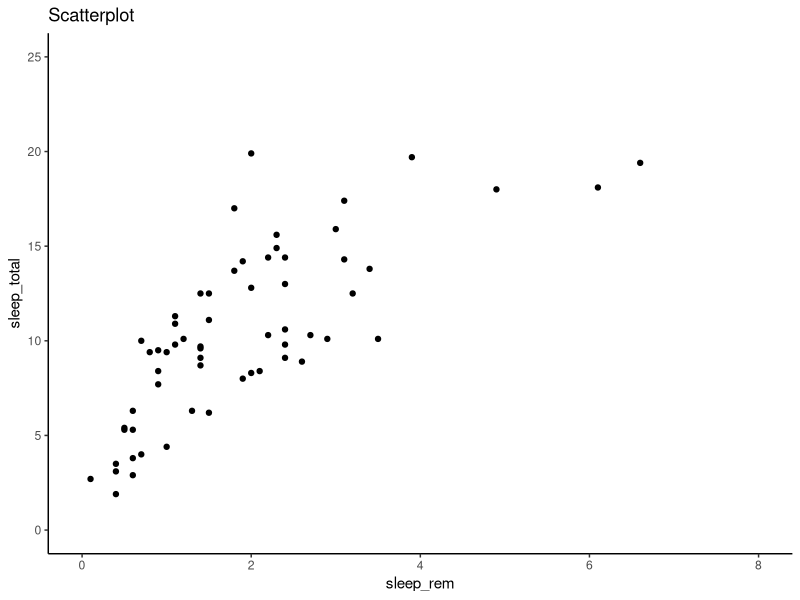
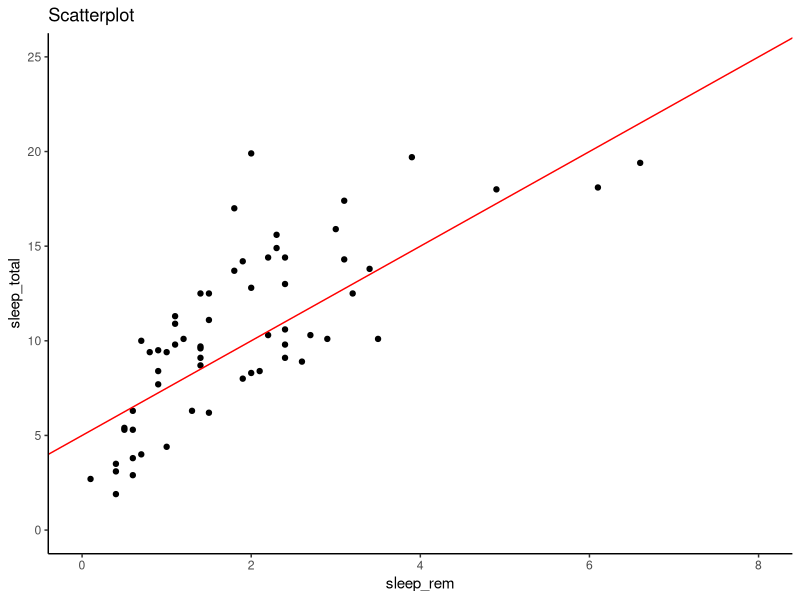
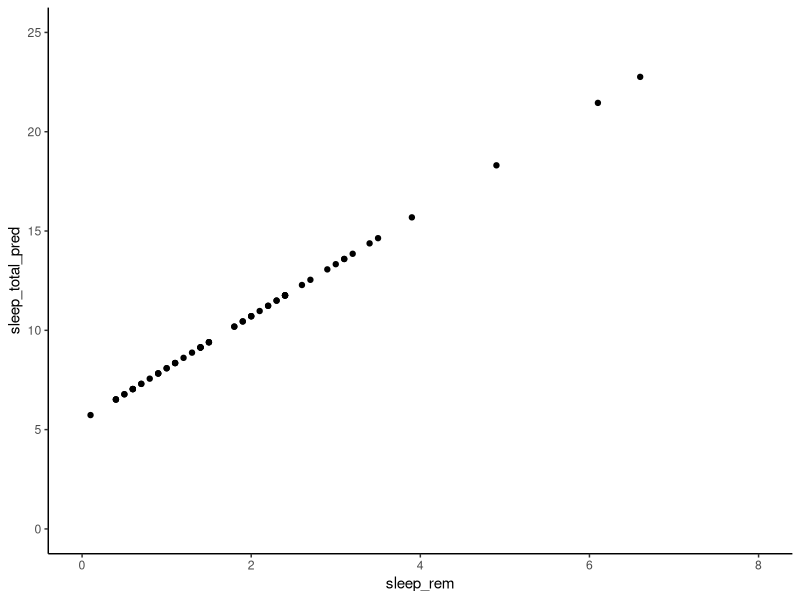
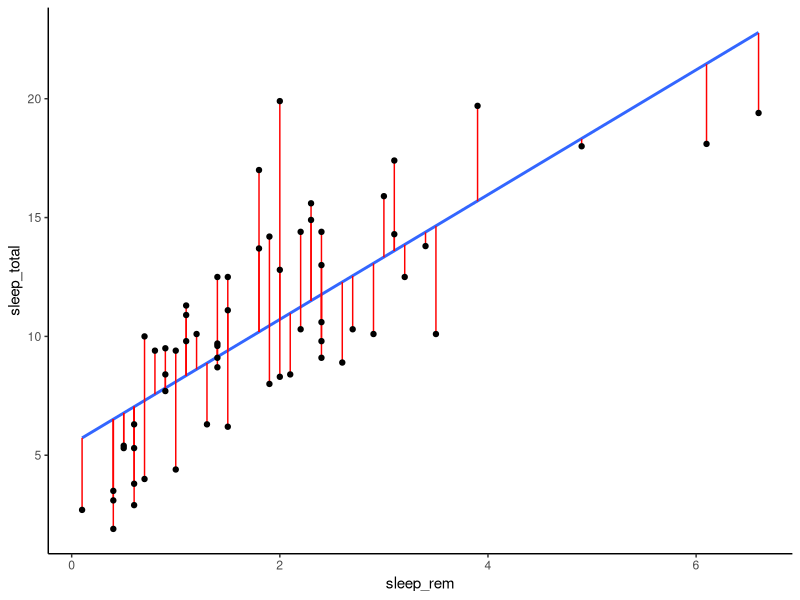

Generate these figures, in order, with R:
library(tidyverse)
theme_set(theme_classic())

data(msleep)
names(msleep)

# look at a scatterplot and "eyeball"
s_plot <- msleep %>% 
  ggplot(aes(x = sleep_rem,
             y = sleep_total)) +
  geom_point() +
  xlim(0,8) +
  ylim(0, 25) +
  labs(title = "Scatterplot")
s_plot


# the line of best fit!
# intercept = where does the line hit the y-axis
# slope = if we go along 1 unit on the x-axis, how many units do we go up on the y-axis to meet the line
s_plot +
  geom_abline(color = "red",
              slope = 2.5,
              intercept = 5)

# ok, now let's actually compute it
# instead of "eyeballing"!
lm(sleep_total ~ sleep_rem, data = msleep) %>%
  summary()

# using summary() gives us a nicely-laid out summary printed to the console
# however, sometimes we want a more "tidyverse" style output (e.g. to feed into a plot)
# in that case, we can use tidy() from the broom package

# install.packages("broom")
library(broom)

lm(sleep_total ~ sleep_rem, data = msleep) %>%
  tidy()

# So how do we use a linear model to generate predictions?
# Let's do it manually first!

# Let's fix an x-value of, say, 2
# i.e. we have an animal that gets 2 hours 
# of rem sleep
x <- 2

# What is our prediction for
# that animal's *total* sleep hours?
# From the regression above we have:
# intercept = 5.47
# slope = 2.62

# So our predicted y value is:
5.47 + 2.62*x

# That is, we would predict that an 
# animal that has 2 hours of REM sleep
# would have 10.71 total hours of sleep.

# If we wanted to make lots of predictions
# (i.e. feed in lots of different x values)
# we could write a function:

pred <- function(x, intercept, slope){
  y <- intercept + slope*x
  return(y)
}

pred(2, 5.47, 2.62) # same as above
  
# The advantage of writing this as a function is that we can feed in lots of x values at once!
# E.g. here are predicted y-values for x = 1,2,...,10
pred(c(1:10), 5.47, 2.62)

# We can also feed in all the observed x's
# i.e., the sleep REM values of the animals in our dataset
msleep <- msleep %>% 
  mutate(sleep_total_pred = pred(sleep_rem, 5.47, 2.62))

# What will it look like if I create a 
# scatterplot of the real x values vs
# the predicted y values?
msleep %>% 
  ggplot(aes(x = sleep_rem,
             y = sleep_total_pred)) +
  geom_point() +
  xlim(0,8) +
  ylim(0, 25)

# Our prediction error is the difference
# between our predicted value and the true value

# We can visualize our prediction errors
# as the vertical distance from the line of 
# best fit to the data point

msleep %>% 
  ggplot(aes(x = sleep_rem,
             y = sleep_total)) +
  geom_smooth(method = "lm", 
              se = FALSE) +
  geom_linerange(aes(x = sleep_rem,
                     ymin = sleep_total,
                     ymax = sleep_total_pred),
                 color = "red") +
  geom_point()
  



